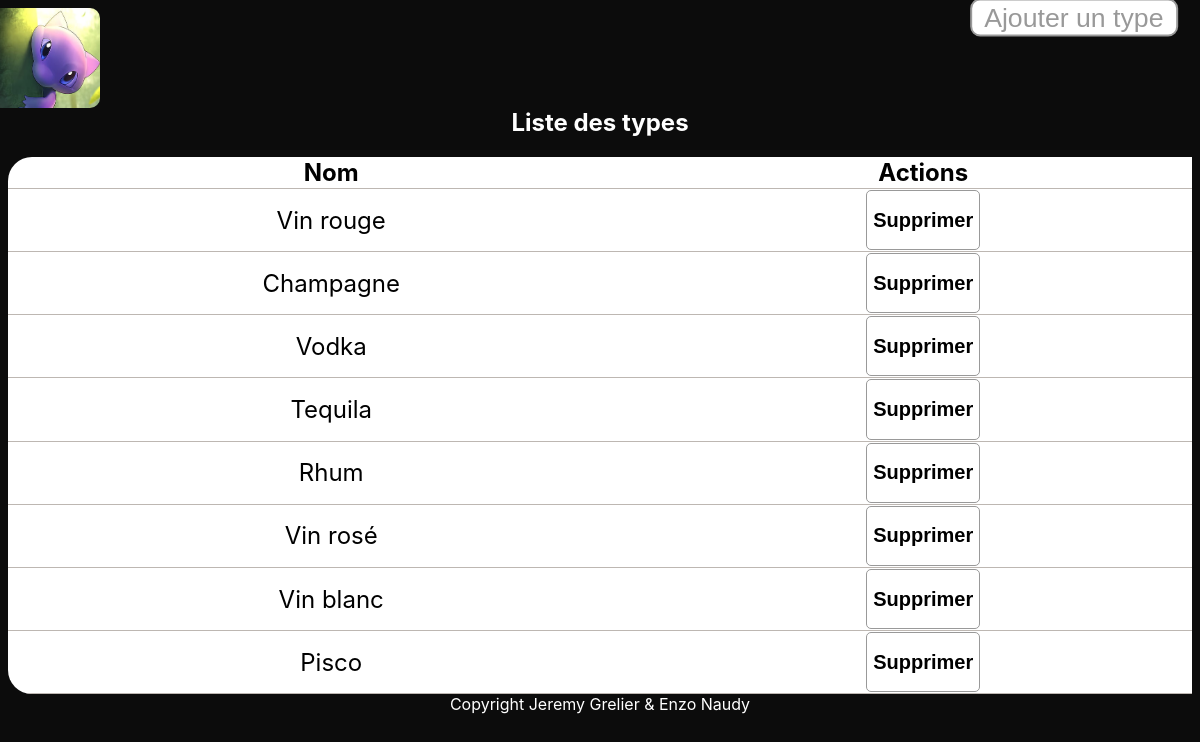
/Site/types.php, run on the app's committed database.
### tables this page shows
CREATE TABLE IF NOT EXISTS `TYPE` (
  `IdType` int(11) NOT NULL AUTO_INCREMENT,
  `NomType` text NOT NULL,
  PRIMARY KEY (`IdType`)
);

### Site/types.php (the view, shortened to what this page needs)
<!DOCTYPE html>
<html>
 <head>
 <link rel="stylesheet" href="css/monsite.css" />
 </head>
 <body>
 <?php include "topnav.php" ?>
    <div class="listeEspece">
    <h2>Liste des types</h2>
        <?php
        include "connect.php";  ?>
        <table>
          <tr>
        <th>Nom</th>
        <th>Actions</th>
          </tr>
        <?php
          $requete = "select * from TYPE order by TYPE.IdType asc";
          if($res = $dbh->query($requete))
                $zones =  $res->fetchAll();
                foreach($zones as $zone) {
                echo '<td>'.$zone['NomType'].'</td>';
                echo '<td><form method="post" action="./delete/deleteType.php">
                      <button type="submit" name="btnEnvoiForm" title="Envoyer"><h2 style="color:black">Supprimer</h2></button>
                      <input type="hidden" name="id" value="'.$zone['IdType'].'"/>
                      <input type="hidden" name="name" value="'.$zone['NomType'].'"/>
                    </form></td>';
                }
        ?>
      </table>
      <button id="openModal" > Ajouter un type</button>
   </div>
<?php include "footer.php" ?>
 </body>
</html>

### Site/css/monsite.css (style rules this page uses)
h2 { color: white; }
body { background-image: url('../assets/background.jpg'); background-color: #0c0c0c; font-family: -apple-system, BlinkMacSystemFont, 'Segoe UI', Roboto, Oxygen, Ubuntu, Cantarell, 'Open Sans', 'Helvetica Neue', sans-serif; position: relative; align-content: center; align-items: center; justify-content: center; text-align: center; scroll-behavior: smooth; background-repeat: no-repeat; background-size: cover; }
button { background-color: white; border: 1px solid #999999; color: #999999; border-radius: 5px; }
#openModal { position: absolute; top: 0; right: 5em; scale: 2; }
.listeEspece { margin-top: 100px; }
table { width: 100%; border-collapse: collapse; border-radius: 1em; overflow: hidden; position: relative; display: table; background-color: white; margin: 0 auto; font-size: x-large; border-bottom-right-radius:0 ; border-top-right-radius: 0; }
.listeEspece tr { padding-bottom: 1%; border-bottom: 1px solid #bdb7b2; }

### data on the page
type: NomType "Vin rouge"
type: NomType "Champagne"
type: NomType "Vodka"
type: NomType "Tequila"
type: NomType "Rhum"
type: NomType "Vin rosé"
type: NomType "Vin blanc"
type: NomType "Pisco"
